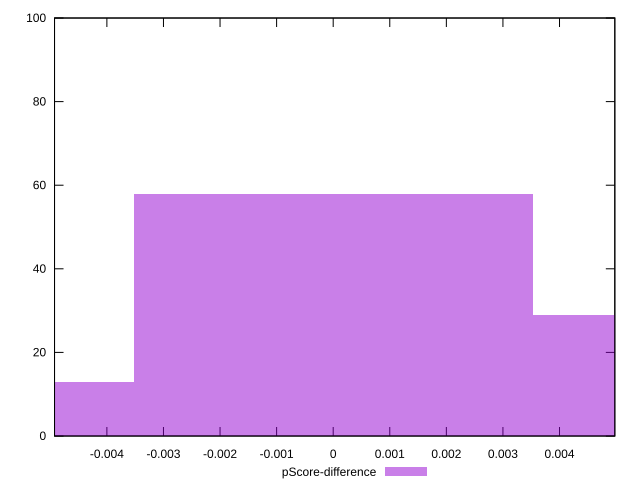

gnuplot code for this plot:
reset

$pScoreDifference <<EOF
0 58
-0.007056104068159718 13
0.007056104068159718 29
EOF

set key outside below
set boxwidth 0.007056104068159718
set xrange [-0.004925258784630682:0.004977662870547794]
set yrange [0:100]
set trange [0:100]
set style fill transparent solid 0.5 noborder
set terminal svg size 640, 490 enhanced background rgb 'white'
set output "report_00015_2021-02-09T16-11-33.973Z/first-meaningful-paint/samples/pages+cached+noadtech+nomedia+nocss/pScore-difference/histogram.svg"

plot $pScoreDifference title "pScore-difference" with boxes

reset
